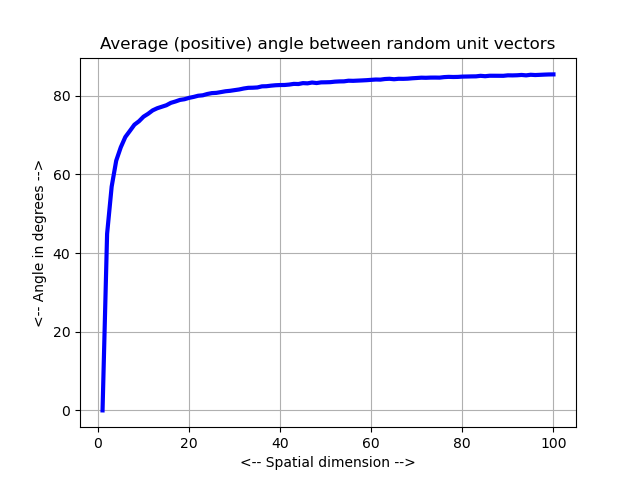

Write the Python code that produced this figure.
#! /usr/bin/env python3
#
def hypersphere_angle_test ( ):

#*****************************************************************************80
#
## hypersphere_angle_test() tests hypersphere_angle().
#
#  Licensing:
#
#    This code is distributed under the MIT license.
#
#  Modified:
#
#    31 May 2023
#
#  Author:
#
#    John Burkardt
#
  import matplotlib.pyplot as plt
  import numpy as np
  import platform

  print ( '' )
  print ( 'hypersphere_angle_test():' )
  print ( '  python version: ' + platform.python_version ( ) )
  print ( '  numpy version:  ' + np.version.version )
  print ( '  Test hypersphere_angle().' )

  for m in [ 2, 3, 5, 10, 20, 40, 80, 160 ]:
    n = 10000
    cost_mu, cost_std, theta_mu, theta_std = hypersphere_angle_stats ( m, n )
    print ( '' )
    print ( '  Spatial dimension M = ', m )
    print ( '  Number of samples N = ', n )
    print ( '  COST = absolute value of cosine between two random points:' )
    print ( '    Estimated mean = ', cost_mu )
    print ( '    Estimated std  = ', cost_std )
    print ( '  THETA = arc cosine of absolute value of cosine between two random points:' )
    print ( '    Estimated mean = ', theta_mu,  ' (radians) =', theta_mu * 180 / np.pi, ' (degrees)' )
    print ( '    Estimated std  = ', theta_std, ' (radians) =', theta_std * 180 / np.pi, ' (degrees)' )

  m_max = 100
  x = np.zeros ( m_max )
  y = np.zeros ( m_max  )
  n = 10000

  for m in range ( 1, m_max + 1 ):
    cost_mu, cost_std, theta_mu, theta_std = hypersphere_angle_stats ( m, n )
    x[m-1] = m 
    y[m-1] = theta_mu * 180.0 / np.pi

  plt.plot ( x, y, 'b-', linewidth = 3 )
  plt.xlabel ( '<-- Spatial dimension -->' )
  plt.ylabel ( '<-- Angle in degrees -->' )
  plt.title ( 'Average (positive) angle between random unit vectors' )
  plt.grid ( True )
  filename = 'hypersphere_angle.png'
  plt.savefig ( filename )
  print ( '  Graphics saved as "' + filename + '"' )
#
#  Terminate.
#
  print ( '' )
  print ( 'hypersphere_angle_test():' )
  print ( '  Normal end of execution.' )

  return

def hypersphere_angle_stats ( m, n ):

#*****************************************************************************80
#
## hypersphere_angle_stats() estimates unit hypersphere angle statistics.
#
#  Discussion:
#
#    Select two points at random on the unit hypersphere.
#    Compute the absolute value of the cosine of the angle between them.
#    Compute the angle corresponding to this nonnegative cosine.
#
#    Return mean and standard deviation of the cosine and angle statistics.
#
#  Licensing:
#
#    This code is distributed under the MIT license.
#
#  Modified:
#
#    31 January 2019
#
#  Author:
#
#    John Burkardt
#
#  Input:
#
#    integer M, the spatial dimension.
#
#    integer N, the number of sample points to use.
#
#  Output:
#
#    real COST_MU, COST_STD, the estimated mean and standard
#    deviation of the absolute value of the cosine of the angle between 
#    two random points on the unit hypersphere.
#
#    real THETA_MU, THETA_STD, the estimated mean and standard
#    deviation of the (nonnegative) angle between two random points on 
#    the unit hypersphere.  
#
  import numpy as np

  cost = np.zeros ( n )

  for i in range ( 0, n ):
    p = hypersphere_unit_sample ( m )
    q = hypersphere_unit_sample ( m )
    cost[i] = np.abs ( np.dot ( p, q ) )

  cost_mu = np.mean ( cost )
  cost_std = np.std ( cost )

  theta_mu = np.mean ( np.arccos ( cost ) )
  theta_std = np.std ( np.arccos ( cost ) )
  
  return cost_mu, cost_std, theta_mu, theta_std

def hypersphere_unit_sample ( m ):

#*****************************************************************************80
#
## hypersphere_unit_sample() returns sample points on the unit hypersphere.
#
#  Licensing:
#
#    This code is distributed under the MIT license. 
#
#  Modified:
#
#    22 May 2019
#
#  Author:
#
#    John Burkardt
#
#  Reference:
#
#    Russell Cheng,
#    Random Variate Generation,
#    in Handbook of Simulation,
#    edited by Jerry Banks,
#    Wiley, 1998, pages 168.
#
#    Reuven Rubinstein,
#    Monte Carlo Optimization, Simulation, and Sensitivity
#    of Queueing Networks,
#    Wiley, 1986, page 232.
#
#  Input:
#
#    integer M, the spatial dimension.
#
#  Output:
#
#    real X(M,1), the point.
#
  from numpy.random import default_rng
  import numpy as np

  rng = default_rng ( )

  x = rng.standard_normal ( size = m )
#
#  Normalize the vector.
#
  x = x / np.linalg.norm ( x )

  return x

def timestamp ( ):

#*****************************************************************************80
#
## timestamp() prints the date as a timestamp.
#
#  Licensing:
#
#    This code is distributed under the MIT license. 
#
#  Modified:
#
#    06 April 2013
#
#  Author:
#
#    John Burkardt
#
  import time

  t = time.time ( )
  print ( time.ctime ( t ) )

  return None

if ( __name__ == '__main__' ):
  timestamp ( )
  hypersphere_angle_test ( )
  timestamp ( )
